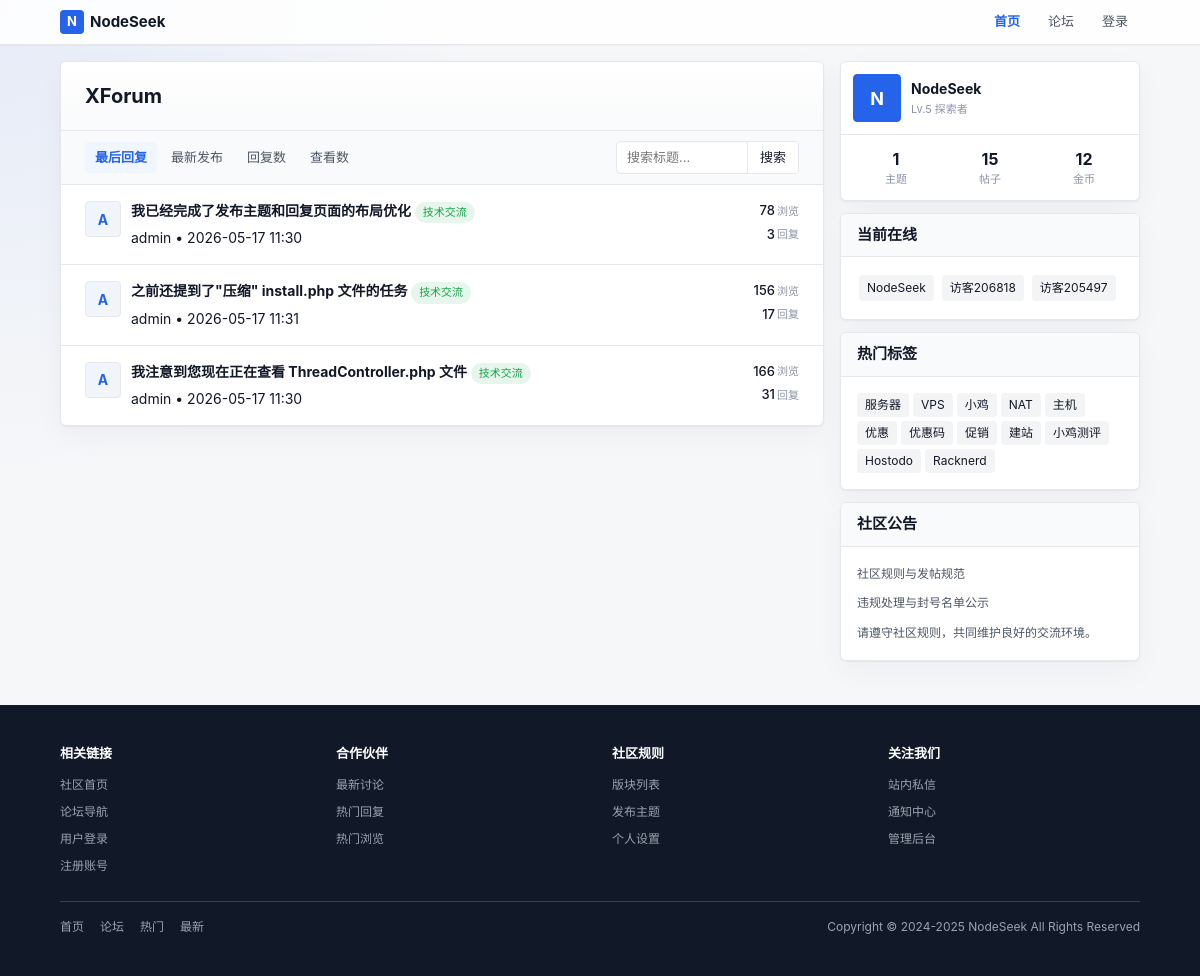
Before: / with the older database file.
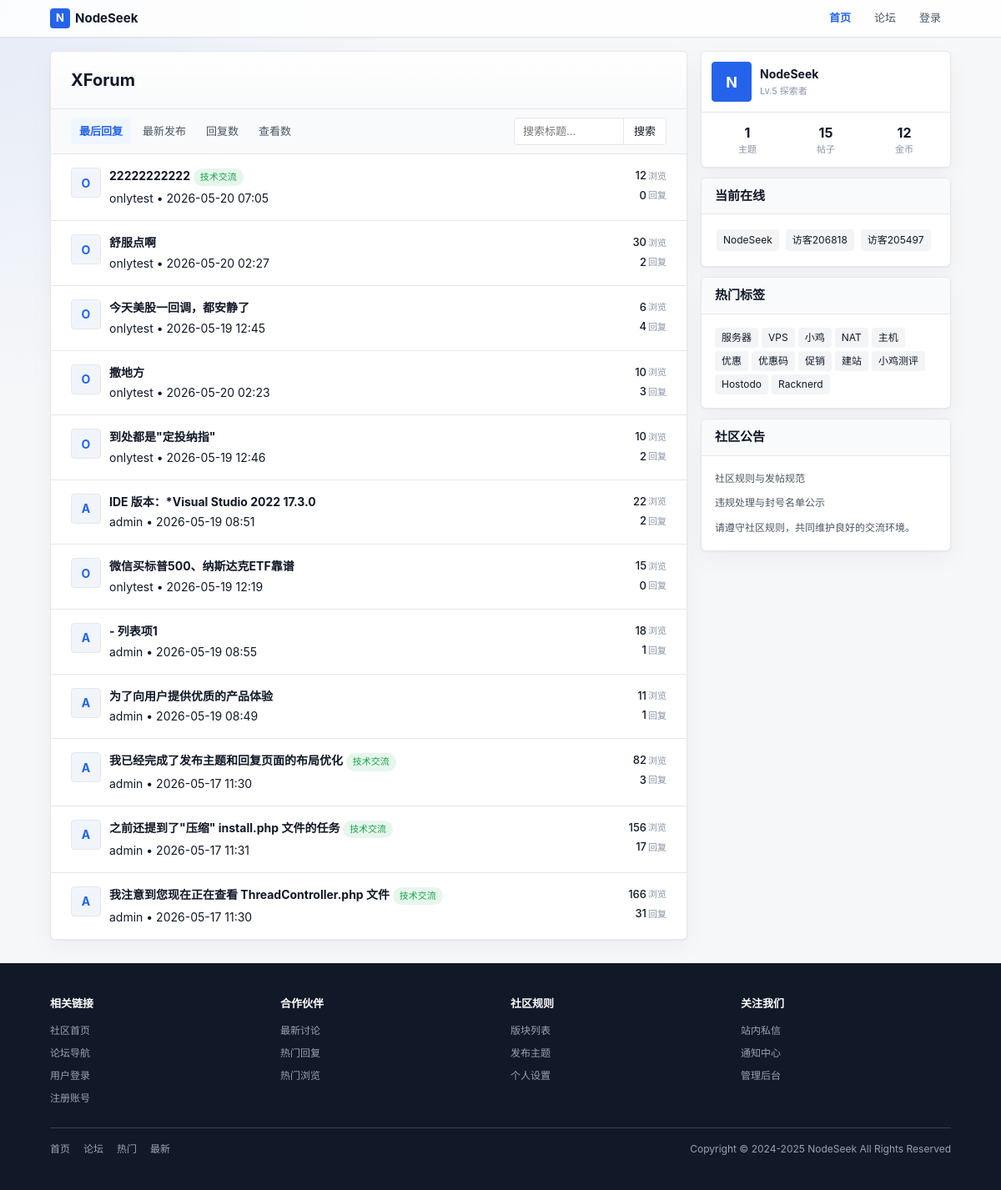
After: the same page with the newer database file.
### tables this page shows
CREATE TABLE next_thread (
        tid INTEGER PRIMARY KEY AUTOINCREMENT,
        fid INTEGER NOT NULL DEFAULT 0,
        pid INTEGER NOT NULL DEFAULT 0,
        typeid INTEGER NOT NULL DEFAULT 0,
        read_perm INTEGER NOT NULL DEFAULT 0,
        uid INTEGER NOT NULL DEFAULT 0,
        pm_uid INTEGER NOT NULL DEFAULT 0,
        subject VARCHAR(255) NOT NULL DEFAULT '',
        hash VARCHAR(255) NOT NULL DEFAULT '',
        dateline INTEGER NOT NULL DEFAULT 0,
        sort_order INTEGER NOT NULL DEFAULT 0,
        highlight INTEGER NOT NULL DEFAULT 0,
        digest INTEGER NOT NULL DEFAULT 0,
        closed INTEGER NOT NULL DEFAULT 0,
        reply_time INTEGER NOT NULL DEFAULT 0,
        reply_uid INTEGER NOT NULL DEFAULT 0,
        reply_num INTEGER NOT NULL DEFAULT 0,
        view_num INTEGER NOT NULL DEFAULT 0,
        fav_num INTEGER NOT NULL DEFAULT 0,
        log_num INTEGER NOT NULL DEFAULT 0
    );

CREATE TABLE next_member (
        uid INTEGER PRIMARY KEY AUTOINCREMENT,
        username VARCHAR(50) NOT NULL DEFAULT '',
        gid INTEGER NOT NULL DEFAULT 0,
        avatar INTEGER NOT NULL DEFAULT 0,
        password VARCHAR(255) NOT NULL DEFAULT '',
        auth_secret VARCHAR(50) NOT NULL DEFAULT '',
        auth_enabled INTEGER NOT NULL DEFAULT 0,
        notify_num INTEGER NOT NULL DEFAULT 0,
        credit INTEGER NOT NULL DEFAULT 0,
        reg_ip VARCHAR(50) NOT NULL DEFAULT '',
        reg_date INTEGER NOT NULL DEFAULT 0,
        last_ip VARCHAR(50) NOT NULL DEFAULT '',
        last_visit INTEGER NOT NULL DEFAULT 0,
        reply_time INTEGER NOT NULL DEFAULT 0,
        reply_num INTEGER NOT NULL DEFAULT 0,
        thread_num INTEGER NOT NULL DEFAULT 0,
        fav_num INTEGER NOT NULL DEFAULT 0,
        inbox_num INTEGER NOT NULL DEFAULT 0,
        outbox_num INTEGER NOT NULL DEFAULT 0,
        log_num INTEGER NOT NULL DEFAULT 0,
        email VARCHAR(80) NOT NULL DEFAULT '',
        email_status INTEGER NOT NULL DEFAULT 0,
        signin_time INTEGER NOT NULL DEFAULT 0,
        invisible INTEGER NOT NULL DEFAULT 0,
        timeoffset VARCHAR(10) NOT NULL DEFAULT '',
        search_time INTEGER NOT NULL DEFAULT 0,
        status INTEGER NOT NULL DEFAULT 0
    , json_data TEXT DEFAULT '{}');

CREATE TABLE next_forum (
        fid INTEGER PRIMARY KEY AUTOINCREMENT,
        up_fid INTEGER NOT NULL DEFAULT 0,
        name VARCHAR(50) NOT NULL DEFAULT '',
        status INTEGER NOT NULL DEFAULT 0,
        sort_order INTEGER NOT NULL DEFAULT 0,
        thread_num INTEGER NOT NULL DEFAULT 0,
        reply_num INTEGER NOT NULL DEFAULT 0,
        today_num INTEGER NOT NULL DEFAULT 0,
        today_time INTEGER NOT NULL DEFAULT 0,
        last_tid INTEGER NOT NULL DEFAULT 0,
        json_data TEXT NOT NULL
    );

### controllers/HomeController.php (called while the page is built, shortened)
<?php
class HomeController {
    public static function index(): void {
        $page = isset($_GET['page']) ? (int)$_GET['page'] : 1;
        $page = $page < 1 ? 1 : $page;
        $order = isset($_GET['order']) ? trim($_GET['order']) : 'reply_time';
        $keyword = isset($_GET['keyword']) ? trim($_GET['keyword']) : '';
        $forums = ForumModel::getForums();
        $threads = ThreadModel::getHomeThreadsWithFilter($page, $order, $keyword);
        if (!empty($threads)) {
            $uids = array_unique(array_column($threads, 'uid'));
            $users = MemberModel::getMembersByUids($uids);
        }
        Template::display('home/index');
    }
}
?>

### index.php (called while the page is built, shortened)
<?php
require ROOT_PATH . '/lib/Autoloader.php';
$controller = isset($_GET['c']) ? $_GET['c'] : 'home';
$action = isset($_GET['a']) ? $_GET['a'] : 'index';
$controllerClass = 'Controllers\\' . ucfirst($controller) . 'Controller';
$params = [];
call_user_func_array([$controllerClass, $action], $params);
?>

### lib/Autoloader.php (called while the page is built, shortened)
<?php
class Autoloader {
    public static function load(string $class): void {
        [$namespace, $className] = explode('\\', $class, 2);
        $pathMap = [
            'Lib' => ROOT_PATH . '/lib/',
            'Models' => ROOT_PATH . '/models/',
            'Controllers' => ROOT_PATH . '/controllers/',
        ];
        if (isset($pathMap[$namespace])) {
            $path = $pathMap[$namespace] . $className . '.php';
        }
    }
}
?>

### models/ThreadModel.php (called while the page is built, shortened)
<?php
class ThreadModel {
    public static function getHomeThreadsWithFilter(int $page = 1, string $order = 'reply_time', string $keyword = ''): array {
        $offset = ($page - 1) * 20;
        $orderMap = [
            'reply_time' => 'reply_time DESC',
            'dateline' => 'dateline DESC',
            'reply_num' => 'reply_num DESC',
            'view_num' => 'view_num DESC'
        ];
        $orderBy = isset($orderMap[$order]) ? $orderMap[$order] : 'reply_time DESC';
        return Database::fetchAll("SELECT * FROM " . self::TABLE . " ORDER BY $orderBy LIMIT 20 OFFSET :offset", ['offset' => $offset]);
    }
}
?>

### lib/Database.php (called while the page is built, shortened)
<?php
class Database {
    private static ?Database $instance = null;
    private ?array $config = null;
    private function __construct() {
        $this->config = require ROOT_PATH . '/config/database.php';
    }
    public static function getInstance(): Database {
        if (self::$instance === null) {
            self::$instance = new self();
        }
        return self::$instance;
    }
    private function connect(): void {
        $default = $this->config['default'];
        $connection = $this->config['connections'][$default];
        if ($connection['driver'] === 'sqlite') {
            $this->connection = new PDO('sqlite:' . $connection['database']);
        }
    }
    private static function getConnection(): PDO {
        return self::getInstance()->connection;
    }
    public static function query(string $sql, array $params = []): PDOStatement {
        $stmt = self::getConnection()->prepare($sql);
        $stmt->execute($params);
        return $stmt;
    }
    public static function fetchAll(string $sql, array $params = []): array {
        $stmt = self::query($sql, $params);
        return $stmt->fetchAll(PDO::FETCH_ASSOC);
    }
}
?>

### config/database.php (called while the page is built)
<?php
return [
    'default' => 'sqlite',
    'connections' => [
        'sqlite' => [
            'driver' => 'sqlite',
            'database' => ROOT_PATH . '/database/forum.db',
        ],
    ],
];

### models/MemberModel.php (called while the page is built, shortened)
<?php
class MemberModel {
    public static function getMembersByUids(array $uids): array {
        $uids = array_values(array_filter(array_unique($uids)));
        $placeholders = implode(',', array_fill(0, count($uids), '?'));
        $sql = "SELECT uid, username, avatar FROM " . self::TABLE . " WHERE uid IN ($placeholders)";
        $members = Database::fetchAll($sql, $uids);
        $result = [];
        foreach ($members as $member) {
            $result[$member['uid']] = $member;
        }
        return $result;
    }
}
?>

### models/ForumModel.php (called while the page is built, shortened)
<?php
class ForumModel {
    public static function getForums(?int $upFid = null): array {
        if ($upFid !== null) {
            $forums = Database::fetchAll("SELECT * FROM " . self::TABLE . " WHERE up_fid = ? ORDER BY sort_order ASC", [$upFid]);
        } else {
            $forums = Database::fetchAll("SELECT * FROM " . self::TABLE . " ORDER BY up_fid ASC, sort_order ASC");
        }
        $parentFids = array_unique(array_column($forums, 'up_fid'));
        $parentFids = array_values(array_filter($parentFids, function($fid) { return $fid !== null && $fid !== ''; }));
        if (!empty($parentFids)) {
            $parentNames = self::getForumNamesByFids($parentFids);
        }
        if ($upFid === null) {
            $tree = self::buildTree($forums);
            self::addDepth($tree, 0);
            return $tree;
        }
        return $forums;
    }
    private static function getForumNamesByFids(array $fids): array {
        $placeholders = implode(',', array_fill(0, count($fids), '?'));
        $sql = "SELECT fid, name FROM " . self::TABLE . " WHERE fid IN ($placeholders)";
        $results = Database::fetchAll($sql, $fids);
        return array_column($results, 'name', 'fid');
    }
    private static function buildTree(array $forums): array {
        $tree = [];
        $map = [];
        foreach ($forums as $forum) {
            $map[$forum['fid']] = $forum;
            $map[$forum['fid']]['children'] = [];
        }
        foreach ($forums as $forum) {
            $fid = $forum['fid'];
            $upFid = $forum['up_fid'];
            if ($upFid && isset($map[$upFid])) {
                $map[$upFid]['children'][] = &$map[$fid];
            } else {
                $tree[] = &$map[$fid];
            }
        }
        return $tree;
    }
}
?>

### templates/home/index.php (the view, shortened to what the rows shown need)
<div class="grid grid-cols-3">
    <div class="main-content">
        <div class="card">
            <div class="thread-header">
                <div class="thread-title-row">
                    <div class="flex items-center justify-between gap-md">
                        <h1>XForum</h1>
                    </div>
                </div>
            </div>
            <div class="post-list">
                <?php foreach ($threads as $thread): ?>
                    <?php $user = $users[$thread['uid']] ?? null; ?>
                    <?php $forum = $forums[$thread['fid']] ?? null; ?>
                    <div class="thread-item">
                        <div class="thread-avatar">
                            <div class="avatar">
                                <?php if ($user && !empty($user['avatar'])): ?>
                                    <img src="<?php echo htmlspecialchars($user['avatar']); ?>" alt="">
                                <?php else: ?>
                                    <?php echo strtoupper(substr($user['username'] ?? '?', 0, 1)); ?>
                                <?php endif; ?>
                            </div>
                        </div>
                        <div class="thread-content">
                            <div class="thread-title">
                                <a href="index.php?c=thread&a=index&tid=<?php echo $thread['tid']; ?>"><?php echo htmlspecialchars($thread['subject']); ?></a>
                                <?php if ($forum): ?>
                                    <span class="badge badge-green"><?php echo htmlspecialchars($forum['name']); ?></span>
                                <?php endif; ?>
                            </div>
                            <div class="thread-meta">
                                <span><?php echo htmlspecialchars($user['username'] ?? '匿名'); ?></span>
                                <span class="separator">•</span>
                                <span><?php echo date('Y-m-d H:i', $thread['dateline']); ?></span>
                            </div>
                        </div>
                        <div class="thread-stats">
                            <div class="thread-stat">
                                <span class="thread-stat-value"><?php echo $thread['view_num']; ?></span>
                                <span class="thread-stat-label">浏览</span>
                            </div>
                            <div class="thread-stat">
                                <span class="thread-stat-value"><?php echo $thread['reply_num']; ?></span>
                                <span class="thread-stat-label">回复</span>
                            </div>
                        </div>
                    </div>
                <?php endforeach; ?>
            </div>
        </div>
    </div>
</div>

Changed rows visible on the page:
added next_thread: uid.username "O", subject "22222222222", fid.name "技术交流", uid.username "onlytest", dateline "2026-05-20 07:05", view_num "12", reply_num "0"
added next_thread: uid.username "O", subject "舒服点啊", uid.username "onlytest", dateline "2026-05-20 02:27", view_num "30", reply_num "2"
added next_thread: uid.username "O", subject "今天美股一回调，都安静了", uid.username "onlytest", dateline "2026-05-19 12:45", view_num "6", reply_num "4"
added next_thread: uid.username "O", subject "撒地方", uid.username "onlytest", dateline "2026-05-20 02:23", view_num "10", reply_num "3"
added next_thread: uid.username "O", subject "到处都是\"定投纳指\"", uid.username "onlytest", dateline "2026-05-19 12:46", view_num "10", reply_num "2"
added next_thread: uid.username "A", subject "IDE 版本：*Visual Studio 2022 17.3.0", uid.username "admin", dateline "2026-05-19 08:51", view_num "22", reply_num "2"
added next_thread: uid.username "O", subject "微信买标普500、纳斯达克ETF靠谱", uid.username "onlytest", dateline "2026-05-19 12:19", view_num "15", reply_num "0"
added next_thread: uid.username "A", subject "- 列表项1", uid.username "admin", dateline "2026-05-19 08:55", view_num "18", reply_num "1"
added next_thread: uid.username "A", subject "为了向用户提供优质的产品体验", uid.username "admin", dateline "2026-05-19 08:49", view_num "11", reply_num "1"
changed next_thread "我已经完成了发布主题和回复页面的布局优化": view_num "78" → "82"
